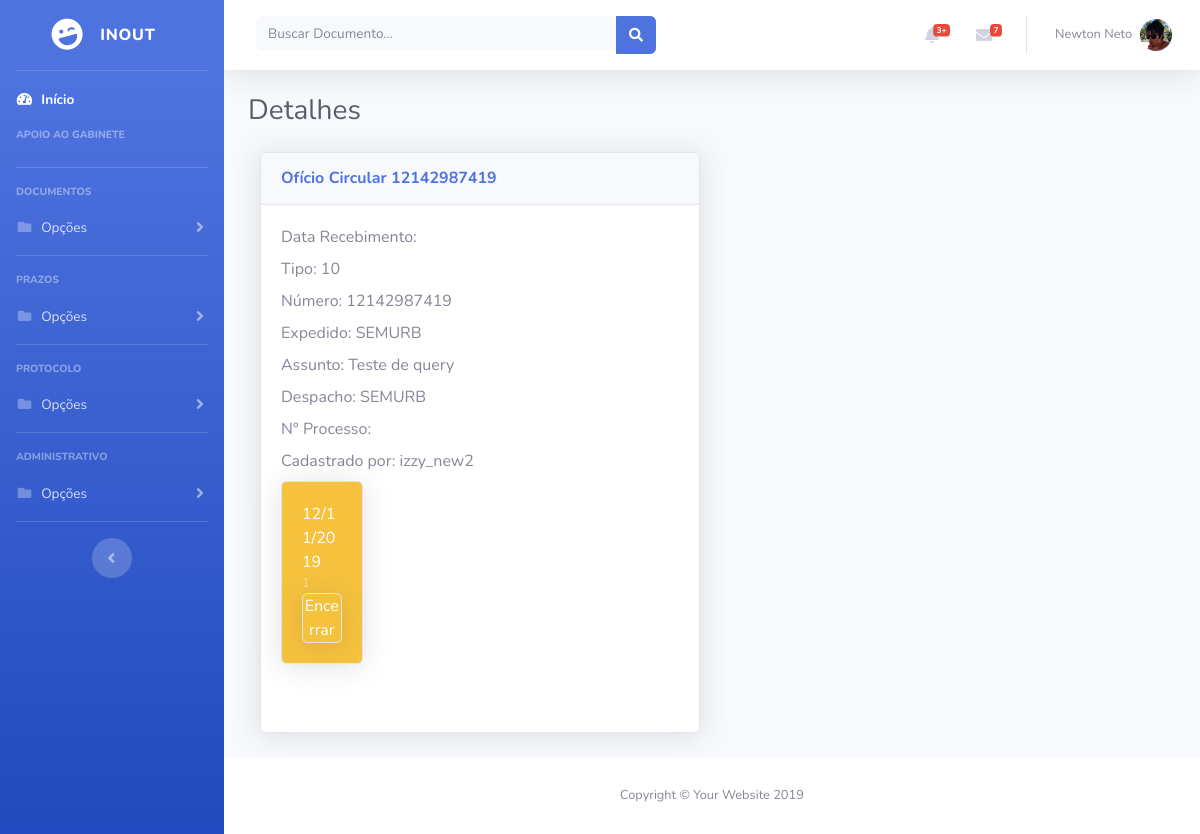
The page /26/detalhesdocumento.html (signed in) on the database its author committed.
### inout/models.py (models this page shows, shortened)
class Documento(models.Model):
	usuario = models.ForeignKey(User, on_delete = models.PROTECT)
	processo = models.ForeignKey(Processo, on_delete = models.SET_NULL, null = True)
	data_de_recebimento = models.DateTimeField('Data de Entrada')
	tipos_choices = [
		(1, 'Carta'),
		(2, 'Convite'),
		(3, 'Documento'),
		(4, 'Email'),
		(5, 'Mandado de Intimação'),
		(6, 'Memorando'),
		(7, 'Memorando Circular'),
		(8, 'Movimentação da Solicitação'),
		(9, 'Notificação'),
		(10, 'Ofício'),
		(11, 'Ofício Circular'),
		(12, 'Requerimento'),
		(13, 'Outro'),
	]
	tipo = models.IntegerField(choices = tipos_choices, default = 10)
	numero = models.CharField(max_length = 30)
	emissor = models.CharField(max_length = 150)
	assunto = models.CharField(max_length = 1000)
	despacho = models.CharField(max_length = 200)
	entrega_pessoal = models.BooleanField(default = False)
	def tipo_do_documento(self):
		return self.tipos_choices[self.tipo][1]

class Prazo(models.Model):
	documento = models.ForeignKey(Documento, on_delete = models.CASCADE)
	tipos_choices = [
		(1, 'Audiência'),
		(2, 'Audiência Pública'),
		(3, 'Evento'),
		(4, 'Resposta'),
		(5, 'Reunião'),
		(6, 'Outro'),
	]
	tipo = models.IntegerField(choices = tipos_choices, default = 4)
	vencimento = models.DateTimeField('Prazo')
	encerrado = models.BooleanField(default = False)
	dilacao = models.BooleanField(default = False)
	quantidade_de_dilacoes = models.IntegerField(default = 0)

### inout/views.py (the view)
# urls.py: path('<int:documento_id>/detalhesdocumento', views.detalhesdocumento, name = 'detalhesdocumento'),
@login_required
def detalhesdocumento(request, documento_id):
	documento = get_object_or_404(Documento, pk = documento_id)
	contexto = {
		'documento': documento,
		'data_de_hoje': datetime.date.today(),
	}
	return render(request, 'inout/detalhesdocumento.html', contexto)

### templates/inout/detalhesdocumento.html (shortened to what this page needs)
{% load staticfiles %}
{% include "header.html" %}
        <div class="container-fluid">
          <h1 class="h3 mb-4 text-gray-800">Detalhes</h1>
          <div class="col-lg-6 mb-4">
            <div class="card shadow mb-4">
              <div class="card-header py-3">
                <h6 class="m-0 font-weight-bold text-primary">{{ documento.tipo_do_documento }} {{ documento.numero }}</h6>
              </div>
              <div class="card-body">
                {% if documento %}
                  <label>Data Recebimento: </label> {{ documento.data_de_entrada|date:'d/m/Y' }}
                  <br/>
                  <label>Tipo: </label> {{ documento.tipo }}
                  <br/>
                  <label>Número: </label> {{ documento.numero }}
                  <br/>
                  <label>Expedido: </label> {{ documento.emissor }}
                  <br/>
                  <label>Assunto: </label> {{ documento.assunto }}
                  <br/>
                  <label>Despacho: </label> {{ documento.despacho }}
                  <br/>
                  <label>N° Processo: </label> {{ documento.processo.numero }}
                  <br/>
                  <label>Cadastrado por: </label> {{ documento.usuario }}
                  <br/>
                  <div class="row">
                    <div class="col-lg-6 mb-4">
                      <div class="row">
                      {% for prazo in documento.prazo_set.all %}
                        <div class="col-lg-6 mb-4">
                          {% if prazo.encerrado == True %}
                            <div class="card bg-success text-white shadow">
                              <div class="card-body">
                                {{ prazo.vencimento|date:'d/m/Y' }}
                              <div class="text-white-50 small">{{ prazo.tipo }}</div>
                              <span class="bg-success card text-white shadow centralizaTexto" />Encerrado</span>
                              </div>
                            </div>
                          {% elif prazo.encerrado == False and prazo.vencimento|date:'d/m/Y' >= data_de_hoje|date:'d/m/Y' %}
                            <div class="card bg-warning text-white shadow">
                              <div class="card-body">
                                {{ prazo.vencimento|date:'d/m/Y' }}
                              <div class="text-white-50 small">{{ prazo.tipo }}</div>
                              <a id="removeStyleLink" href="{% url 'inout:alterar_status_prazo' documento.id prazo.id %}" class="bg-warning card text-white shadow centralizaTexto" />Encerrar</a>
                              </div>
                            </div>
                          {% endif %}
                        </div>
                      {% endfor %}
                      </div>
                    </div>
                  </div>
                {% endif %}
              </div>
            </div>
          </div>
        </div>
      </div>
{% include "footer.html" %}

### inout/static/css/principal.css (style rules this page uses)
#removeStyleLink { text-decoration: none; color: inherit; }
.centralizaTexto { text-align: center; }

### rows shown on the page
Documento: tipo_do_documento "Ofício Circular", numero "12142987419", tipo "10", emissor "SEMURB", assunto "Teste de query", despacho "SEMURB", usuario "izzy_new2"
Prazo: vencimento "12/11/2019", tipo "1"
